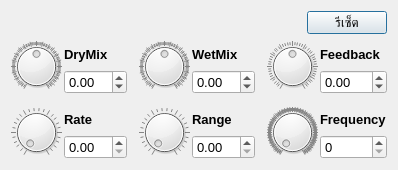
<?xml version="1.0" encoding="UTF-8"?>
<ui version="4.0">
 <class>AutoWahFXDialog</class>
 <widget class="QDialog" name="AutoWahFXDialog">
  <property name="geometry">
   <rect>
    <x>0</x>
    <y>0</y>
    <width>398</width>
    <height>170</height>
   </rect>
  </property>
  <property name="font">
   <font>
    <pointsize>10</pointsize>
   </font>
  </property>
  <property name="windowTitle">
   <string>Dialog</string>
  </property>
  <property name="locale">
   <locale language="English" country="UnitedStates"/>
  </property>
  <layout class="QVBoxLayout" name="verticalLayout_7">
   <item>
    <layout class="QHBoxLayout" name="horizontalLayout">
     <item>
      <widget class="QLabel" name="label_7">
       <property name="text">
        <string/>
       </property>
       <property name="pixmap">
        <pixmap resource="../icons.qrc">:/Icons/FXLabel/autowah.png</pixmap>
       </property>
      </widget>
     </item>
     <item>
      <spacer name="horizontalSpacer">
       <property name="orientation">
        <enum>Qt::Horizontal</enum>
       </property>
       <property name="sizeHint" stdset="0">
        <size>
         <width>40</width>
         <height>20</height>
        </size>
       </property>
      </spacer>
     </item>
     <item>
      <widget class="QPushButton" name="btnReset">
       <property name="text">
        <string>รีเซ็ต</string>
       </property>
      </widget>
     </item>
    </layout>
   </item>
   <item>
    <layout class="QGridLayout" name="gridLayout">
     <property name="spacing">
      <number>12</number>
     </property>
     <item row="0" column="0">
      <layout class="QHBoxLayout" name="horizontalLayout_2">
       <property name="spacing">
        <number>2</number>
       </property>
       <item>
        <widget class="QDial" name="dialDryMix">
         <property name="minimumSize">
          <size>
           <width>51</width>
           <height>51</height>
          </size>
         </property>
         <property name="maximumSize">
          <size>
           <width>51</width>
           <height>51</height>
          </size>
         </property>
         <property name="minimum">
          <number>-200</number>
         </property>
         <property name="maximum">
          <number>200</number>
         </property>
         <property name="notchesVisible">
          <bool>true</bool>
         </property>
        </widget>
       </item>
       <item>
        <layout class="QVBoxLayout" name="verticalLayout_2">
         <item>
          <widget class="QLabel" name="label">
           <property name="font">
            <font>
             <weight>75</weight>
             <bold>true</bold>
            </font>
           </property>
           <property name="text">
            <string>DryMix</string>
           </property>
          </widget>
         </item>
         <item>
          <widget class="QDoubleSpinBox" name="spinDryMix">
           <property name="minimum">
            <double>-2.000000000000000</double>
           </property>
           <property name="maximum">
            <double>2.000000000000000</double>
           </property>
           <property name="singleStep">
            <double>0.100000000000000</double>
           </property>
          </widget>
         </item>
        </layout>
       </item>
      </layout>
     </item>
     <item row="0" column="1">
      <layout class="QHBoxLayout" name="horizontalLayout_3">
       <property name="spacing">
        <number>2</number>
       </property>
       <item>
        <widget class="QDial" name="dialWetMix">
         <property name="minimumSize">
          <size>
           <width>51</width>
           <height>51</height>
          </size>
         </property>
         <property name="maximumSize">
          <size>
           <width>51</width>
           <height>51</height>
          </size>
         </property>
         <property name="minimum">
          <number>-200</number>
         </property>
         <property name="maximum">
          <number>200</number>
         </property>
         <property name="notchesVisible">
          <bool>true</bool>
         </property>
        </widget>
       </item>
       <item>
        <layout class="QVBoxLayout" name="verticalLayout">
         <item>
          <widget class="QLabel" name="label_2">
           <property name="font">
            <font>
             <weight>75</weight>
             <bold>true</bold>
            </font>
           </property>
           <property name="text">
            <string>WetMix</string>
           </property>
          </widget>
         </item>
         <item>
          <widget class="QDoubleSpinBox" name="spinWetMix">
           <property name="minimum">
            <double>-2.000000000000000</double>
           </property>
           <property name="maximum">
            <double>2.000000000000000</double>
           </property>
           <property name="singleStep">
            <double>0.100000000000000</double>
           </property>
          </widget>
         </item>
        </layout>
       </item>
      </layout>
     </item>
     <item row="0" column="2">
      <layout class="QHBoxLayout" name="horizontalLayout_4">
       <property name="spacing">
        <number>2</number>
       </property>
       <item>
        <widget class="QDial" name="dialFeedback">
         <property name="minimumSize">
          <size>
           <width>51</width>
           <height>51</height>
          </size>
         </property>
         <property name="maximumSize">
          <size>
           <width>51</width>
           <height>51</height>
          </size>
         </property>
         <property name="minimum">
          <number>-100</number>
         </property>
         <property name="maximum">
          <number>100</number>
         </property>
         <property name="notchesVisible">
          <bool>true</bool>
         </property>
        </widget>
       </item>
       <item>
        <layout class="QVBoxLayout" name="verticalLayout_3">
         <item>
          <widget class="QLabel" name="label_3">
           <property name="font">
            <font>
             <weight>75</weight>
             <bold>true</bold>
            </font>
           </property>
           <property name="text">
            <string>Feedback</string>
           </property>
          </widget>
         </item>
         <item>
          <widget class="QDoubleSpinBox" name="spinFeedback">
           <property name="minimum">
            <double>-1.000000000000000</double>
           </property>
           <property name="maximum">
            <double>1.000000000000000</double>
           </property>
           <property name="singleStep">
            <double>0.100000000000000</double>
           </property>
          </widget>
         </item>
        </layout>
       </item>
      </layout>
     </item>
     <item row="1" column="0">
      <layout class="QHBoxLayout" name="horizontalLayout_5">
       <property name="spacing">
        <number>2</number>
       </property>
       <item>
        <widget class="QDial" name="dialRate">
         <property name="minimumSize">
          <size>
           <width>51</width>
           <height>51</height>
          </size>
         </property>
         <property name="maximumSize">
          <size>
           <width>51</width>
           <height>51</height>
          </size>
         </property>
         <property name="minimum">
          <number>0</number>
         </property>
         <property name="maximum">
          <number>100</number>
         </property>
         <property name="notchesVisible">
          <bool>true</bool>
         </property>
        </widget>
       </item>
       <item>
        <layout class="QVBoxLayout" name="verticalLayout_4">
         <item>
          <widget class="QLabel" name="label_4">
           <property name="font">
            <font>
             <weight>75</weight>
             <bold>true</bold>
            </font>
           </property>
           <property name="text">
            <string>Rate</string>
           </property>
          </widget>
         </item>
         <item>
          <widget class="QDoubleSpinBox" name="spinRate">
           <property name="minimum">
            <double>0.000000000000000</double>
           </property>
           <property name="maximum">
            <double>10.000000000000000</double>
           </property>
           <property name="singleStep">
            <double>0.100000000000000</double>
           </property>
          </widget>
         </item>
        </layout>
       </item>
      </layout>
     </item>
     <item row="1" column="1">
      <layout class="QHBoxLayout" name="horizontalLayout_6">
       <property name="spacing">
        <number>2</number>
       </property>
       <item>
        <widget class="QDial" name="dialRange">
         <property name="minimumSize">
          <size>
           <width>51</width>
           <height>51</height>
          </size>
         </property>
         <property name="maximumSize">
          <size>
           <width>51</width>
           <height>51</height>
          </size>
         </property>
         <property name="minimum">
          <number>0</number>
         </property>
         <property name="maximum">
          <number>100</number>
         </property>
         <property name="notchesVisible">
          <bool>true</bool>
         </property>
        </widget>
       </item>
       <item>
        <layout class="QVBoxLayout" name="verticalLayout_5">
         <item>
          <widget class="QLabel" name="label_5">
           <property name="font">
            <font>
             <weight>75</weight>
             <bold>true</bold>
            </font>
           </property>
           <property name="text">
            <string>Range</string>
           </property>
          </widget>
         </item>
         <item>
          <widget class="QDoubleSpinBox" name="spinRange">
           <property name="minimum">
            <double>0.000000000000000</double>
           </property>
           <property name="maximum">
            <double>10.000000000000000</double>
           </property>
           <property name="singleStep">
            <double>0.100000000000000</double>
           </property>
          </widget>
         </item>
        </layout>
       </item>
      </layout>
     </item>
     <item row="1" column="2">
      <layout class="QHBoxLayout" name="horizontalLayout_7">
       <property name="spacing">
        <number>2</number>
       </property>
       <item>
        <widget class="QDial" name="dialFrequency">
         <property name="minimumSize">
          <size>
           <width>51</width>
           <height>51</height>
          </size>
         </property>
         <property name="maximumSize">
          <size>
           <width>51</width>
           <height>51</height>
          </size>
         </property>
         <property name="minimum">
          <number>0</number>
         </property>
         <property name="maximum">
          <number>1000</number>
         </property>
         <property name="notchesVisible">
          <bool>true</bool>
         </property>
        </widget>
       </item>
       <item>
        <layout class="QVBoxLayout" name="verticalLayout_6">
         <item>
          <widget class="QLabel" name="label_6">
           <property name="font">
            <font>
             <weight>75</weight>
             <bold>true</bold>
            </font>
           </property>
           <property name="text">
            <string>Frequency</string>
           </property>
          </widget>
         </item>
         <item>
          <widget class="QSpinBox" name="spinFrequency">
           <property name="maximum">
            <number>1000</number>
           </property>
          </widget>
         </item>
        </layout>
       </item>
      </layout>
     </item>
    </layout>
   </item>
  </layout>
 </widget>
 <resources>
  <include location="../icons.qrc"/>
 </resources>
 <connections/>
</ui>
